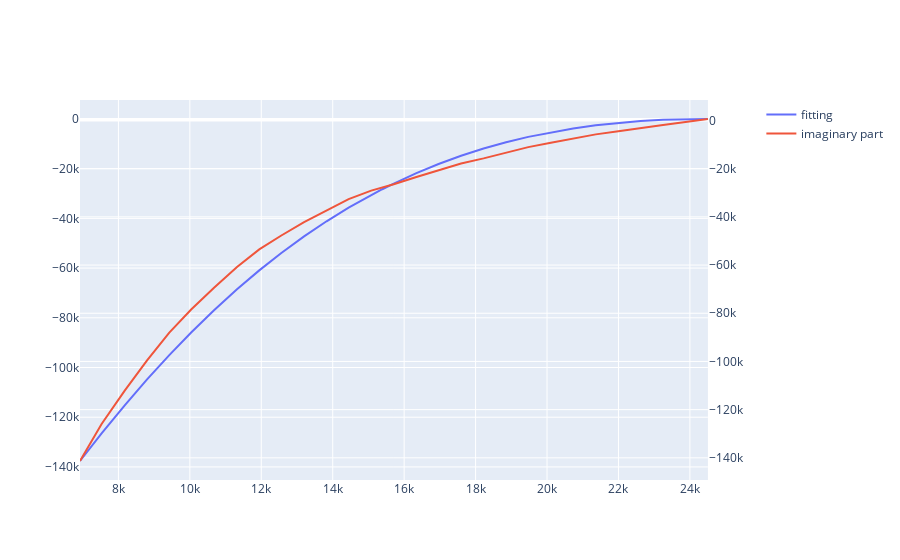
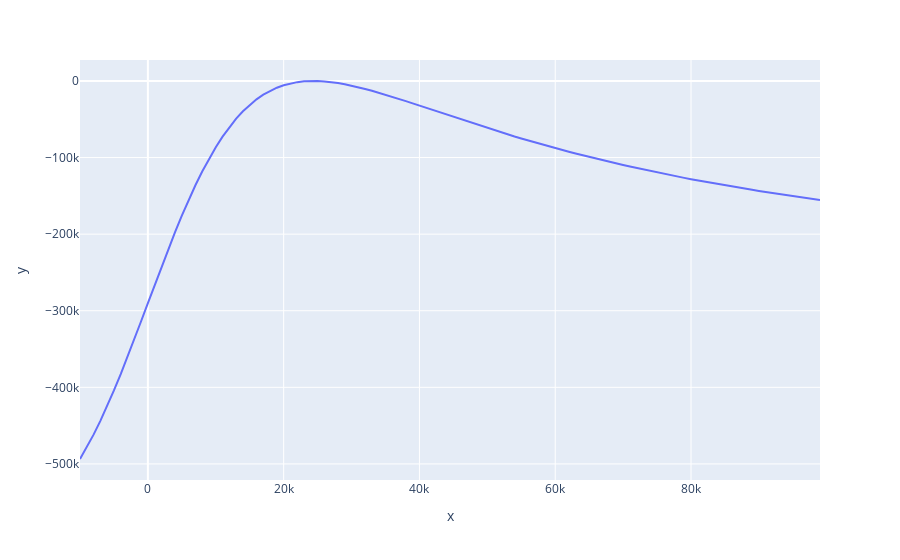

Write notebook code for charts like these, in order.
### Code cell
# fit_params image
c = -2.9e5
t = 4.1e-5
u = 5.8e5

# fit_params real
c = 5.547
t = 5.158e-05
u = 285.1


def f(x,u,t,c):
    return u * t* x / (1+t**2*x**2) + c 


fig = make_subplots(specs=[[{"secondary_y": True}]])


# Add traces
# fig.add_trace(
#     go.Scatter(x=df['frequencies'], y=df['Real_mu'], name="real part"),
#     secondary_y=False,
# )

fig.add_trace(
    go.Scatter(x=df['frequencies'], y=f(df['frequencies'], u, t, c), name="fitting"),
    secondary_y=False,
)

fig.add_trace(
    go.Scatter(x=df['frequencies'], y=f(df['frequencies'], u, t, c), name="fitting"),
    secondary_y=False,
)


fig.add_trace(
    go.Scatter(x=df['frequencies'], y=df['Im_mu'], name="imaginary part", ),
    secondary_y=True,
)

fig.show()
X = np.arange(-1e4, 1e5, 1e3)
px.line(x=X, y=f(X, u, t, c))
